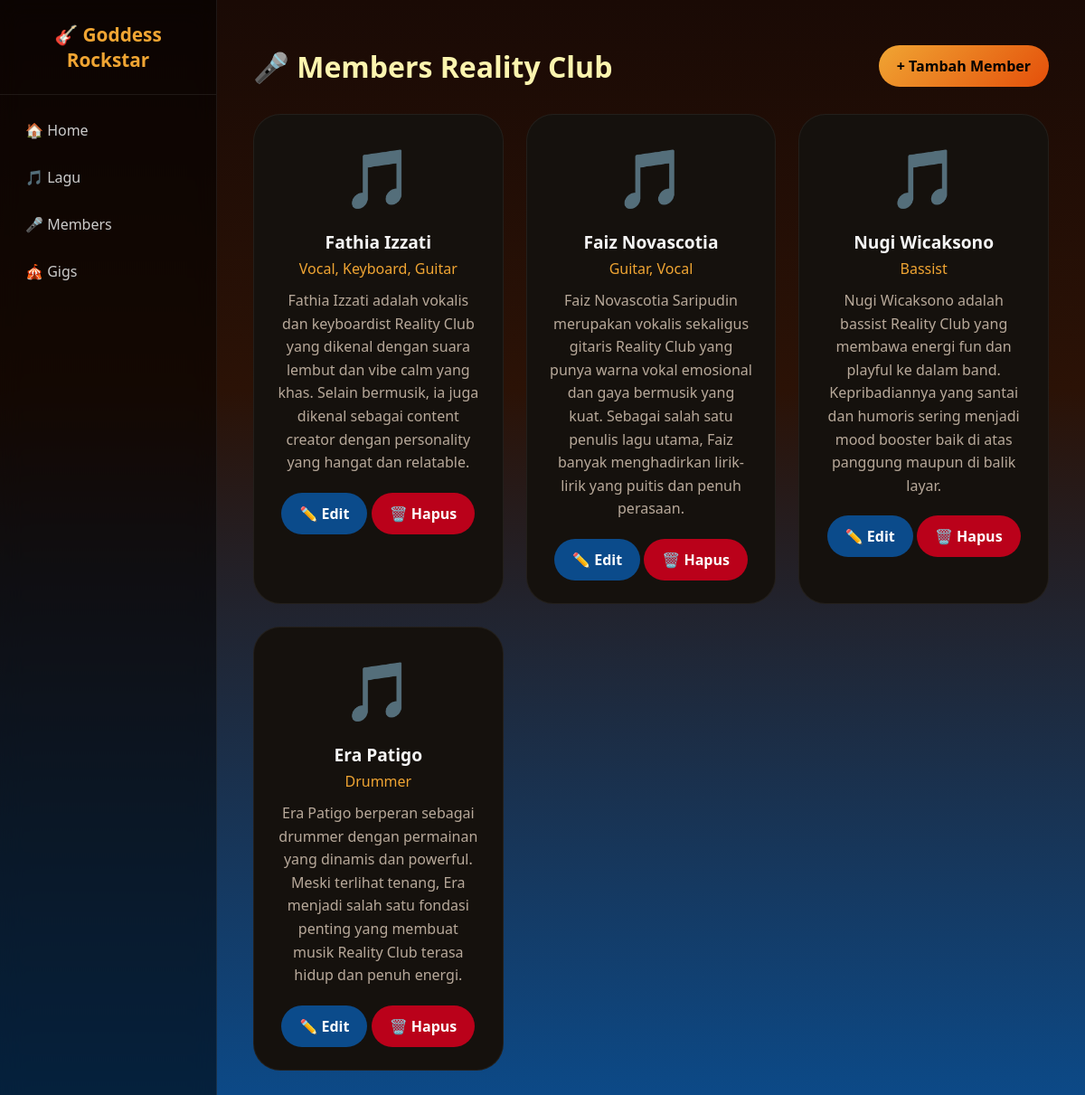
Page /members.php on the earlier database version.
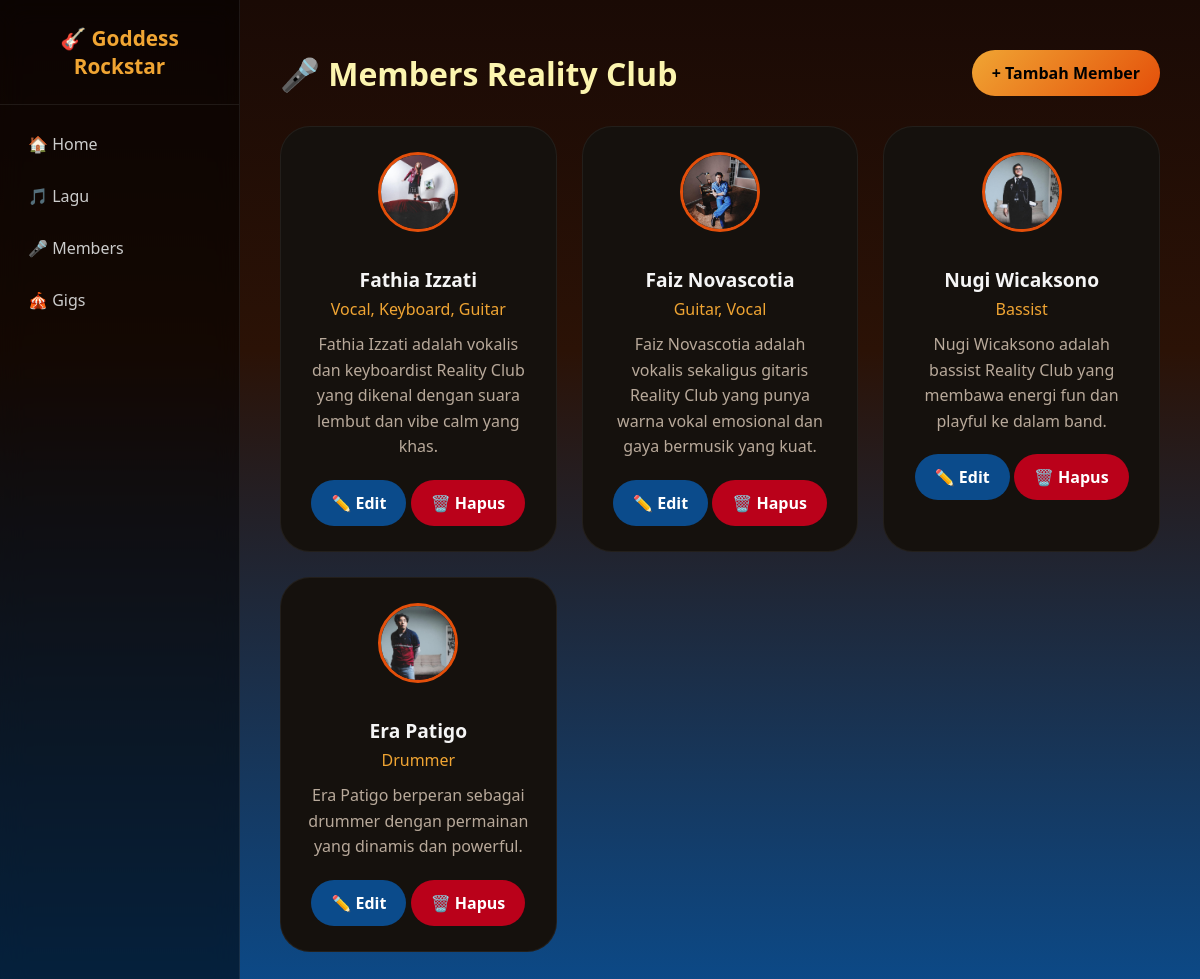
Same page on the later database version.
### tables this page shows
CREATE TABLE `members` (
  `id_member` int(11) NOT NULL,
  `nama` varchar(100) NOT NULL,
  `role` varchar(50) NOT NULL,
  `bio` text DEFAULT NULL,
  `foto_url` varchar(255) DEFAULT NULL
);

### members.php (the view, shortened to what this page needs)
<?php
include 'koneksi.php';
$members = mysqli_fetch_all(mysqli_query($conn, "SELECT * FROM members"), MYSQLI_ASSOC);
?>
<!DOCTYPE html>
<html lang="id">
<head>
    <link rel="stylesheet" href="style.css">
</head>
<body>
<div class="layout">
    <aside class="sidebar">
        <div class="sidebar-brand">🎸 Goddess<br>Rockstar</div>
        <nav class="sidebar-nav">
            <a href="index.php">🏠 Home</a>
            <a href="lagu.php">🎵 Lagu</a>
            <a href="members.php">🎤 Members</a>
            <a href="gigs.php">🎪 Gigs</a>
        </nav>
    </aside>
    <main class="main-content">
<div class="container">
    <div class="page-header">
        <h2>🎤 Members Reality Club</h2>
        <a href="tambah_member.php" class="btn btn-add">+ Tambah Member</a>
    </div>
    <div class="member-grid">
        <?php foreach ($members as $m): ?>
        <div class="member-card">
            <div class="member-avatar">
                <?php if (!empty($m['foto_url'])): ?>
                    <img src="<?= htmlspecialchars($m['foto_url']) ?>" alt="<?= htmlspecialchars($m['nama']) ?>">
                <?php else: ?>
                    🎵
                <?php endif; ?>
    </div>
            <div class="member-name"><?= htmlspecialchars($m['nama']) ?></div>
            <div class="member-role"><?= htmlspecialchars($m['role']) ?></div>
            <div class="member-bio"><?= htmlspecialchars($m['bio']) ?></div>
            <div class="member-actions">
                <a href="edit_member.php?id=<?= $m['id_member'] ?>" class="btn btn-edit">✏️ Edit</a>
                <a href="hapus_member.php?id=<?= $m['id_member'] ?>"
                   class="btn btn-delete"
                   onclick="return confirm('Yakin hapus member ini?')">🗑️ Hapus</a>
            </div>
        </div>
        <?php endforeach; ?>
    </div>
</div>
</body>
</html>

### style.css (style rules this page uses)
:root { --cream:#FCF5AF; --yellow:#F0A533; --orange:#E44F0A; --red:#BA011A; --blue:#0B4B8B; --black:#000000; --card:#15110d; --card2:#1d1712; --text:#f5f5f5; --muted:#b8a99a; --sidebar-w:240px; }
* { margin:0; padding:0; box-sizing:border-box; }
html { scroll-behavior:smooth; }
body { font-family:'Segoe UI',sans-serif; color:var(--text); min-height:100vh; overflow-x:hidden; background: linear-gradient(180deg, #1a0a05 0%, #2b1206 35%, #0B4B8B 100%); }
.layout { display:flex; min-height:100vh; }
.sidebar { width:var(--sidebar-w); flex-shrink:0; background:rgba(0,0,0,.55); backdrop-filter:blur(12px); border-right:1px solid rgba(255,255,255,.08); padding:24px 0; position:fixed; top:0; left:0; bottom:0; display:flex; flex-direction:column; }
.sidebar-brand { font-size:1.3rem; font-weight:800; color:var(--yellow); text-align:center; padding:0 16px 24px; border-bottom:1px solid rgba(255,255,255,.08); margin-bottom:16px; }
.sidebar-nav { display:flex; flex-direction:column; gap:6px; padding:0 12px; }
.sidebar-nav a { color:#ccc; text-decoration:none; padding:12px 16px; border-radius:12px; font-weight:500; transition:.25s; }
.main-content { margin-left:var(--sidebar-w); width:100%; }
.container { max-width:1200px; margin:auto; padding:50px 40px; }
.page-header { display:flex; justify-content:space-between; align-items:center; margin-bottom:30px; }
.page-header h2 { font-size:2rem; color:var(--cream); }
.member-grid { display:grid; grid-template-columns:repeat(auto-fill,minmax(260px,1fr)); gap:25px; }
.member-card { background:var(--card); border-radius:30px; padding:25px; text-align:center; border:1px solid rgba(255,255,255,.06); transition:.35s; }
.member-avatar { font-size:4rem; margin-bottom:15px; }
.member-name { font-size:1.2rem; font-weight:700; margin-bottom:5px; }
.member-role { color:var(--yellow); margin-bottom:12px; }
.member-bio { color:var(--muted); line-height:1.6; margin-bottom:20px; }
.btn { border:none; text-decoration:none; border-radius:999px; padding:12px 20px; cursor:pointer; transition:.3s; font-weight:600; display:inline-block; }
.btn-add { background:linear-gradient(135deg, var(--yellow), var(--orange)); color:black; }
.btn-edit { background:var(--blue); color:white; }
.btn-delete { background:var(--red); color:white; }
.member-avatar img, .showcase-avatar img { width:80px; height:80px; border-radius:50%; object-fit:cover; border:3px solid var(--orange); }

Differences in the rows shown:
changed members "Fathia Izzati": foto_url: picture added; bio "…vibe calm yang khas. Selain bermusik, ia juga dikenal sebagai content creator dengan personality yang hangat dan relatable." → "Fathia Izzati adalah vokalis dan keyboardist Reality Club yang dikenal dengan suara lembut dan vibe calm yang khas."; no longer shows "🎵"
changed members "Faiz Novascotia": foto_url: picture added; bio "Faiz Novascotia Saripudin merupakan vokalis sekaligus gitaris Reality Club yang punya warna vokal emosional dan gaya bermusik yang kuat. Sebagai salah satu penulis lagu utama, Faiz banyak menghadirkan lirik-lirik yang puitis dan penuh perasaan." → "Faiz Novascotia adalah vokalis sekaligus gitaris Reality Club yang punya warna vokal emosional dan gaya bermusik yang kuat."; no longer shows "🎵"
changed members "Nugi Wicaksono": foto_url: picture added; bio "…playful ke dalam band. Kepribadiannya yang santai dan humoris sering menjadi mood booster baik di atas panggung maupun di balik layar." → "Nugi Wicaksono adalah bassist Reality Club yang membawa energi fun dan playful ke dalam band."; no longer shows "🎵"
changed members "Era Patigo": foto_url: picture added; bio "…yang dinamis dan powerful. Meski terlihat tenang, Era menjadi salah satu fondasi penting yang membuat musik Reality Club terasa hidup dan penuh energi." → "Era Patigo berperan sebagai drummer dengan permainan yang dinamis dan powerful."; no longer shows "🎵"
